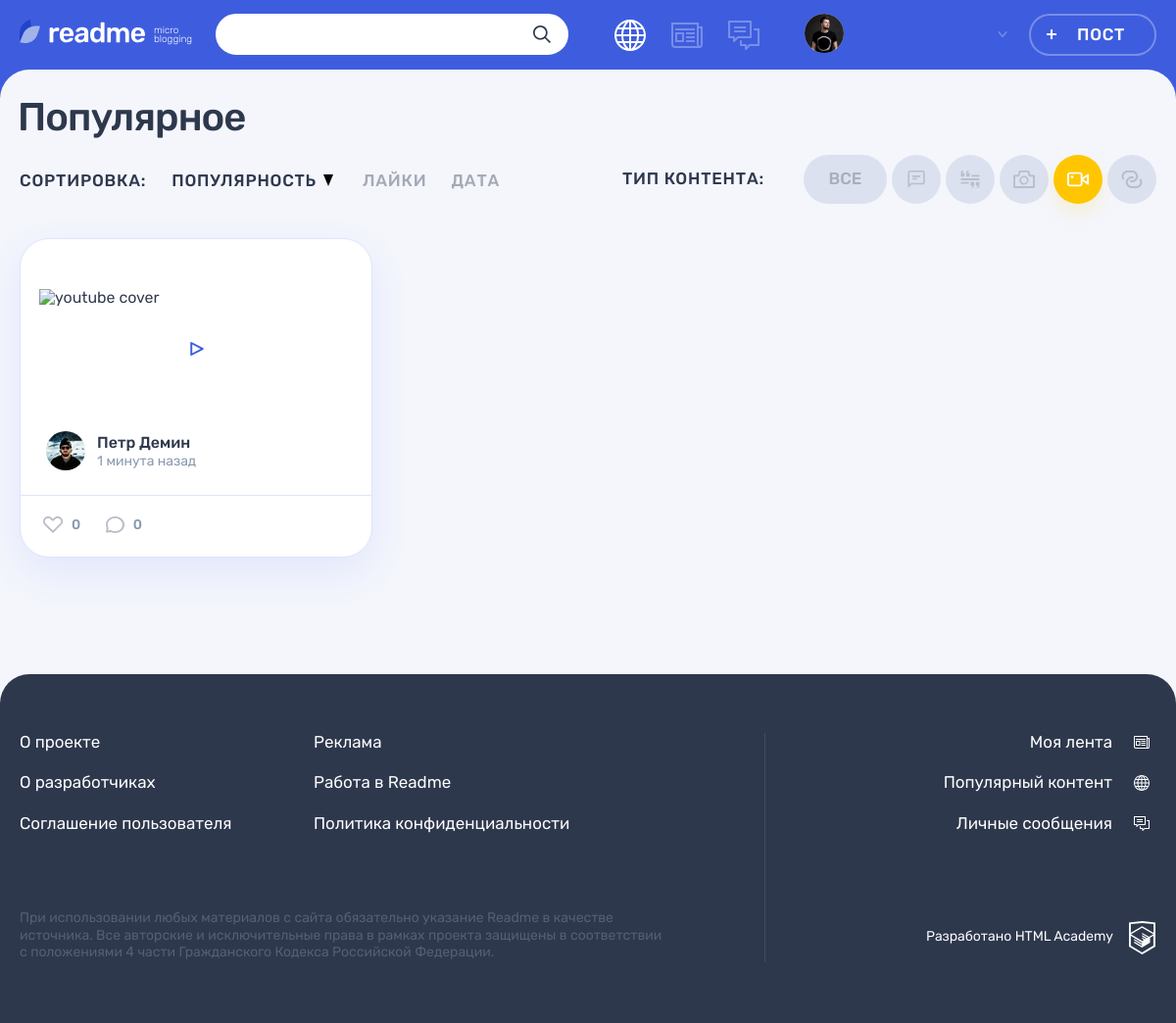
The page /popular.php?type=4 on the database its author committed.
### tables this page shows
CREATE TABLE content_type(
	id INT PRIMARY KEY AUTO_INCREMENT,
	name VARCHAR(16) NOT NULL UNIQUE,
	class VARCHAR(16) NOT NULL UNIQUE
)
COMMENT='Таблица типов контента';

CREATE TABLE posts(
	id INT PRIMARY KEY AUTO_INCREMENT,
	dt_add TIMESTAMP DEFAULT CURRENT_TIMESTAMP,
	header VARCHAR (128),  
	text TEXT,
	author VARCHAR(128),
	image_url VARCHAR(128),
	video_url VARCHAR(32),
	site_url VARCHAR(128),
	num_views INT,
	user_id INT,
	content_type_id INT,
	FOREIGN KEY (user_id)
		REFERENCES users(id)
		ON UPDATE CASCADE 
		ON DELETE CASCADE,
	FOREIGN KEY (content_type_id)
		REFERENCES content_type(id)
		ON UPDATE CASCADE 
		ON DELETE CASCADE
)
COMMENT='Таблица постов -- связь с хештегами вынесена в отдельную таблицу ниже';

CREATE TABLE users(
	id INT PRIMARY KEY AUTO_INCREMENT,
	dt_add TIMESTAMP DEFAULT CURRENT_TIMESTAMP,
	email VARCHAR(128) NOT NULL UNIQUE,
	password VARCHAR (128),
	avatar VARCHAR (128),
	username VARCHAR (128)  
)
COMMENT='Таблица пользователей';

### helpers.php (called while the page is built, shortened)
<?php
function get_noun_plural_form(int $number, string $one, string $two, string $many): string
{
    $number = (int)$number;
    $mod10 = $number % 10;
    $mod100 = $number % 100;
    switch (true) {
        case ($mod10 === 1):
            return $one;
    }
}
function include_template($name, array $data = [])
{
    $name = 'templates/' . $name;
    extract($data);
    require $name;
    $result = ob_get_clean();
    return $result;
}
function generate_random_date($index)
{
    $deltas = [['minutes' => 59], ['hours' => 23], ['days' => 6], ['weeks' => 4], ['months' => 11]];
    $dcnt = count($deltas);
    $delta = $deltas[$index];
    $timeval = rand(1, current($delta));
    $timename = key($delta);
    $ts = strtotime("$timeval $timename ago");
    $dt = date('Y-m-d H:i:s', $ts);
    return $dt;
}
function datetime_format($datetime) {
	$datetime = date('d.m.Y H:i', strtotime($datetime));
	return $datetime;
}
function datetime_relative($datetime) {
	$date_diff = strtotime(date('d.m.Y H:i')) - strtotime($datetime);
	$num = ceil($date_diff / 60);
	if ($num < 60) {
		$datetime = $num . ' ' . get_noun_plural_form ($num, 'минута', 'минуты', 'минут');
		return $datetime;
	}
}

### templates/main.php (the view, shortened to what this page needs)
<section class="page__main page__main--popular">
    <div class="container">
        <h1 class="page__title page__title--popular">Популярное</h1>
    </div>
    <div class="popular container">
        <div class="popular__filters-wrapper">
            <div class="popular__sorting sorting">
                <b class="popular__sorting-caption sorting__caption">Сортировка:</b>
                <ul class="popular__sorting-list sorting__list">
                    <li class="sorting__item sorting__item--popular">
                        <a class="sorting__link sorting__link--active" href="#">
                            <span>Популярность</span>
                            <svg class="sorting__icon" width="10" height="12">
                                <use xlink:href="#icon-sort"></use>
                            </svg>
                        </a>
                    </li>
                    <li class="sorting__item">
                        <a class="sorting__link" href="#">
                            <span>Лайки</span>
                        </a>
                    </li>
                    <li class="sorting__item">
                        <a class="sorting__link" href="#">
                            <span>Дата</span>
                        </a>
                    </li>
                </ul>
            </div>
            <div class="popular__filters filters">
                <b class="popular__filters-caption filters__caption">Тип контента:</b>
                <ul class="popular__filters-list filters__list">
                    <li class="popular__filters-item popular__filters-item--all filters__item filters__item--all">
                        <a class="filters__button filters__button--ellipse filters__button--all<?=$active_all?>" href="?type=0">
                            <span>Все</span>
                        </a>
                    </li>
                    <?php foreach ($content_types as $type): ?>
						<?php $active_type = '';  ?>
						<?php if($type['id'] == $get_type):  ?>
							<?php $active_type = ' filters__button--active';  ?>
						<?php endif; ?>
						<li class="popular__filters-item filters__item">
							<a class="filters__button filters__button--<?=$type['class']?> button<?=$active_type?>" href="?type=<?=$type['id']?>">
								<svg class="filters__icon" width="22" height="18">
									<use xlink:href="#icon-filter-<?=$type['class']?>"></use>
								</svg>
							</a>
						</li>
                    <?php endforeach; ?>
                </ul>
            </div>
        </div>
        <div class="popular__posts">
            <?php foreach($popular_posts as $key => $val): ?>
            <article class="popular__post post post-<?=$val['type']?>">
                <header class="post__header">
                    <h2><a href="post.php?id=<?=$val['id']?>"><?=$val['header']?></a></h2>
                </header>
                <div class="post__main">
					<?php if($val['type'] === 'quote'): ?>
						<blockquote>
							<p><?=$val['content']?></p>
							<cite><?=$val['author']?></cite>
						</blockquote>
					<?php elseif($val['type'] === 'text'): ?>
						<p><?=short_text($val['content'])?></p>
					<?php elseif($val['type'] === 'video'): ?>
						<div class="post-video__block">
							<div class="post-video__preview">
							</div>
							<a href="post-details.html" class="post-video__play-big button">
								<svg class="post-video__play-big-icon" width="14" height="14">
									<use xlink:href="#icon-video-play-big"></use>
								</svg>
							</a>
						</div>
					<?php endif ?>
                </div>
                <footer class="post__footer">
                    <div class="post__author">
                        <a class="post__author-link" href="#" title="Автор">
                            <div class="post__avatar-wrapper">
                                <img class="post__author-avatar" src="img/userpic-<?=$val['avatar']?>" alt="Аватар пользователя">
                            </div>
                            <div class="post__info">
                                <b class="post__author-name"><?=$val['username']?></b>
                                <time class="post__time" datetime="<?=$val['datetime']?>" title="<?=datetime_format($val['datetime'])?>"><?=datetime_relative($val['datetime'])?> назад</time>
                            </div>
                        </a>
                    </div>
                    <div class="post__indicators">
                        <div class="post__buttons">
                            <a class="post__indicator post__indicator--likes button" href="#" title="Лайк">
                                <svg class="post__indicator-icon" width="20" height="17">
                                    <use xlink:href="#icon-heart"></use>
                                </svg>
                                <span>0</span>
                            </a>
                            <a class="post__indicator post__indicator--comments button" href="#" title="Комментарии">
                                <svg class="post__indicator-icon" width="19" height="17">
                                    <use xlink:href="#icon-comment"></use>
                                </svg>
                                <span>0</span>
                            </a>
                        </div>
                    </div>
                </footer>
            </article>
            <?php endforeach; ?>
        </div>
    </div>
</section>

### rows shown on the page
posts: user.avatar (picture), user.username "Петр Демин", datetime "1 минута"
